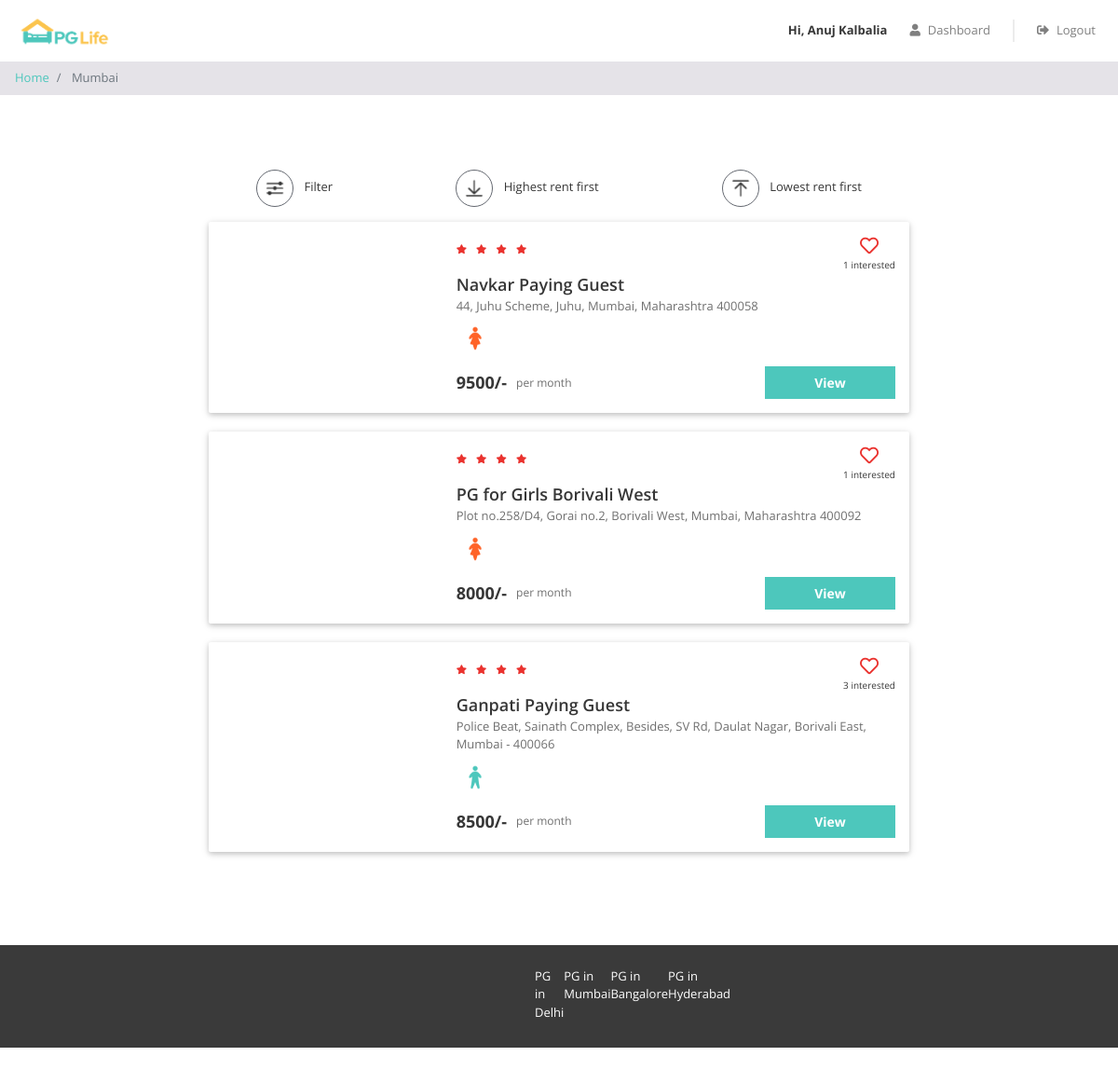
Page /property_list.php?city=Mumbai (signed in) on the committed database.
### tables this page shows
CREATE TABLE IF NOT EXISTS `properties` (
  `id` int(11) NOT NULL AUTO_INCREMENT,
  `city_id` int(11) NOT NULL,
  `name` varchar(100) NOT NULL,
  `address` varchar(255) NOT NULL,
  `description` longtext NOT NULL,
  `gender` enum('male','female','unisex') NOT NULL,
  `rent` int(11) NOT NULL,
  `rating_clean` float(2,1) NOT NULL,
  `rating_food` float(2,1) NOT NULL,
  `rating_safety` float(2,1) NOT NULL,
  PRIMARY KEY (`id`),
  KEY `city_id` (`city_id`),
  CONSTRAINT `properties_ibfk_1` FOREIGN KEY (`city_id`) REFERENCES `cities` (`id`)
);

### property_list.php (the view, shortened to what this page needs)
<?php
    require "includes/database.php";
    $city_name = $_GET["city"];
    $sql_1 = "SELECT * FROM cities WHERE name = '$city_name'";
    $result_1 = mysqli_query($conn, $sql_1);
    $city = mysqli_fetch_assoc($result_1);
    if ($city) {
        $city_id = $city['id'];
        $sql_2 = "SELECT * FROM properties WHERE city_id = $city_id";
        $result_2 = mysqli_query($conn, $sql_2);
        $properties = mysqli_fetch_all($result_2, MYSQLI_ASSOC);
        $sql_3 = "SELECT *
            FROM interested_users_properties iup
            INNER JOIN properties p ON iup.property_id = p.id
            WHERE p.city_id = $city_id";
        $result_3 = mysqli_query($conn, $sql_3);
        $interested_users_properties = mysqli_fetch_all($result_3, MYSQLI_ASSOC);
    }
?>
<!DOCTYPE html>
<html lang="en">
<head>
    <link href="css/bootstrap.min.css" rel="stylesheet" />
    <link href="https://use.fontawesome.com/releases/v5.11.2/css/all.css" rel="stylesheet" />
    <link href="css/common.css" rel="stylesheet" />
    <link href="css/property_list.css" rel="stylesheet" />
</head>
<body>
    <?php
        include "includes/header.php";
    ?>
    <nav aria-label="breadcrumb">
        <ol class="breadcrumb py-2">
            <li class="breadcrumb-item">
                <a href="index.php">Home</a>
            </li>
            <li class="breadcrumb-item active" aria-current="page">
                <?php echo $_GET['city']; ?>
            </li>
        </ol>
    </nav>
    <div class="page-container">
        <div class="filter-bar row justify-content-around">
            <div class="col-auto" data-toggle="modal" data-target="#filter-modal">
                <img src="img/filter.png" alt="filter" />
                <span>Filter</span>
            </div>
            <div class="col-auto">
                <img src="img/desc.png" alt="sort-desc" />
                <span>Highest rent first</span>
            </div>
            <div class="col-auto">
                <img src="img/asc.png" alt="sort-asc" />
                <span>Lowest rent first</span>
            </div>
        </div>
        <?php
            if (!$city) {
            ?>
                <div class="no-property-container">
                    <p>Sorry! We do not have any PG listed in this city.</p>
                </div>
            <?php
                } else {
                foreach ($properties as $property) {
            ?>
                <div class="property-card propert-id-<?php echo $property['id'] ?> row">
                    <div class="image-container col-md-4">
                    </div>
                    <div class="content-container col-md-8">
                        <div class="row no-gutters justify-content-between">
                            <?php
                                $total_rating = ($property['rating_clean'] + $property['rating_food'] + $property['rating_safety']) / 3;
                                $avg_rating = round($total_rating, 1);
                            ?>
                            <div class="star-container" title= <?php echo $avg_rating ?> >
                                <?php for($i = 0; $i < round($avg_rating, 0, PHP_ROUND_HALF_DOWN); $i++) { ?>
                                    <i class="fas fa-star"></i>
                                <?php } ?>
                            </div>
                            <div class="interested-container">
                                <i class="far fa-heart" onclick = "toggleLike(this)"></i>
                                <?php $count = 0;
                                    for($i = 0; $i < count($interested_users_properties); $i++){
                                        if ($interested_users_properties[$i]['property_id'] == $property['id'] ){
                                            $count++;
                                        }
                                    }
                                ?>
                                <div class="interested-text"><?php echo $count ?> interested</div>
                            </div>
                        </div>
                        <div class="detail-container">
                            <div class="property-name"><?php echo $property['name'] ?></div>
                            <div class="property-address"><?php echo $property['address'] ?></div>
                            <div class="property-gender">
                                <img src="img/<?php echo $property['gender'] ?>.png" />
                            </div>
                        </div>
                        <div class="row no-gutters">
                            <div class="rent-container col-6">
                                <div class="rent"><?php echo $property['rent'] ?>/-</div>
                                <div class="rent-unit">per month</div>
                            </div>
                            <div class="button-container col-6">
                                <a href="property_detail.php?city=<?php echo $_GET['city']; ?>& name=<?php echo $property['name'] ?>" class="btn btn-primary">View</a>
                            </div>
                        </div>
                    </div>
                </div>
        <?php }
            }
        ?>
    </div>
    <?php
        include "includes/footer.php";
    ?>
</body>
</html>

### css/common.css (style rules this page uses)
* { box-sizing: border-box; font-family: 'Open Sans', sans-serif; }
body { color: #373737; font-size: 16px; position: relative; }
.btn-primary, .btn-warning, .btn-danger { color: white; font-weight: bold; }
.breadcrumb { background-color: #e5e3e8; font-size: 13px; border-radius: 0px; margin-bottom: 0px; }
.page-container { max-width: 800px; padding: 80px 24px; margin: auto; min-height: 717px; }

### css/property_list.css (style rules this page uses)
.filter-bar > div { cursor: pointer; font-size: 13px; text-align: center; margin-bottom: 16px; }
.filter-bar img { width: 40px; height: 40px; border-radius: 40px; border: 1px solid #646870; padding: 6px; margin-right: 8px; }
.property-card { background-color: #ffffff; border-radius: 2px; padding: 15px 0px; margin: 0px auto 20px; box-shadow: 0 2px 5px 0 rgba(0, 0, 0, 0.16), 0 2px 10px 0 rgba(0, 0, 0, 0.12); }
.image-container { text-align: center; }
.star-container i { color: #EA322E; font-size: 10px; margin-right: 6px; }
.interested-container { text-align: center; }
.interested-container i { color: #EA322E; font-size: 20px; cursor: pointer; }
.interested-text { font-size: 10px; }
.detail-container { padding-bottom: 10px; }
.property-name { font-size: 18px; font-weight: 600; }
.property-address { color: #6f6f6f; font-size: 13px; padding-bottom: 5px; }
.property-gender img { width: 40px; }
.rent-container { display: flex; align-items: center; }
.rent { font-size: 18px; font-weight: bold; padding-right: 10px; }
.rent-unit { color: #6f6f6f; font-size: 12px; }
.button-container .btn { font-size: 14px; border-radius: 0px; width: 140px; float: right; }

### rows in the picture
properties: count "1", name "Navkar Paying Guest", address "44, Juhu Scheme, Juhu, Mumbai, Maharashtra 400058", gender (picture), rent "9500"
properties: count "1", name "PG for Girls Borivali West", address "Plot no.258/D4, Gorai no.2, Borivali West, Mumbai, Maharashtra 400092", gender (picture), rent "8000"
properties: count "3", name "Ganpati Paying Guest", address "Police Beat, Sainath Complex, Besides, SV Rd, Daulat Nagar, Borivali East, Mumbai - 400066", gender (picture), rent "8500"

### other values in the picture
$_SESSION["full_name"] "Anuj Kalbalia"
$_GET['city'] "Mumbai"
